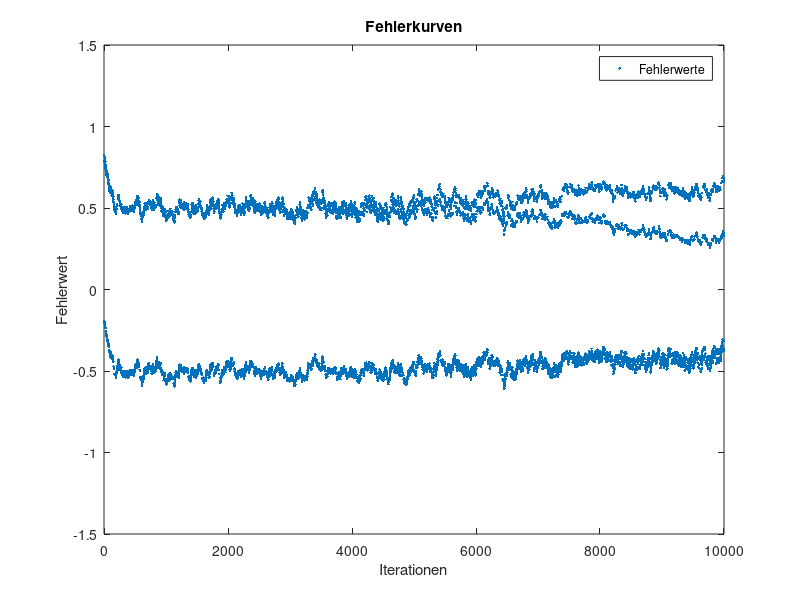
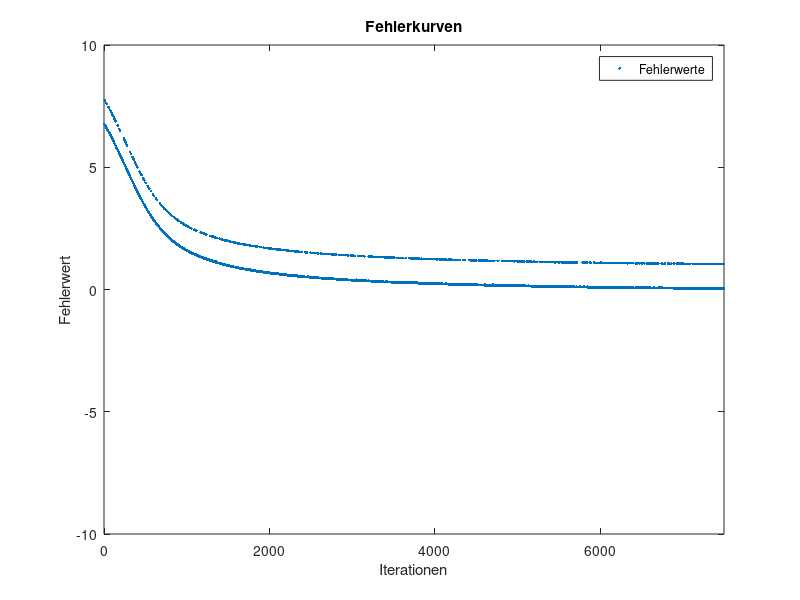
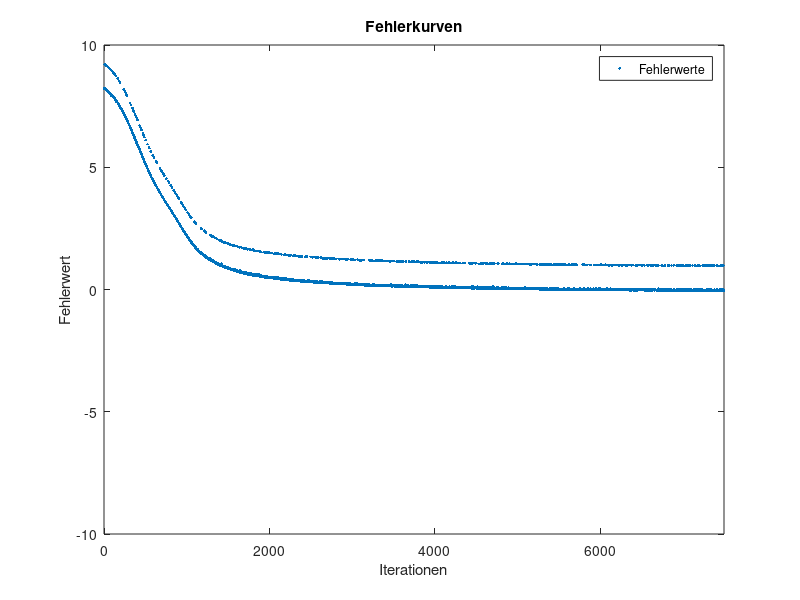
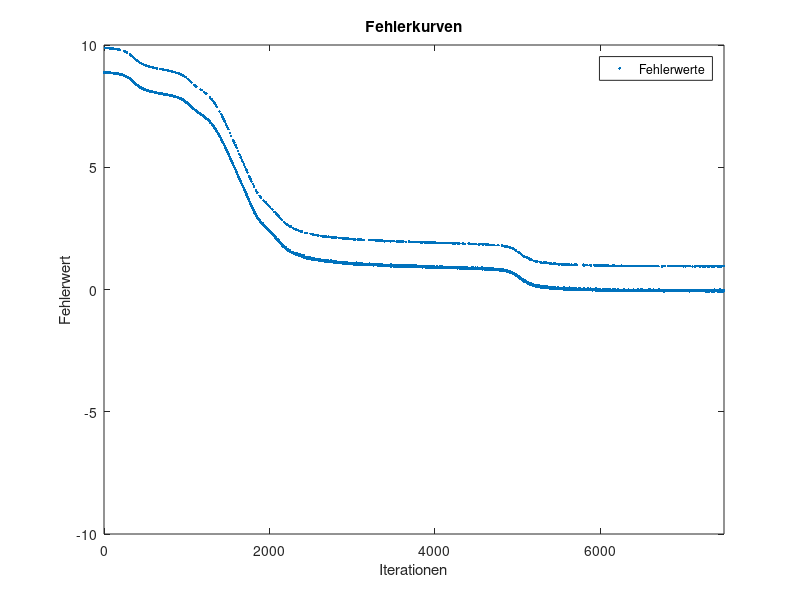

Write the MATLAB code that produced these figures, in order.
% clean up
clear all
close all
clc

% load data
Training  = load('pendigits-training.txt');
Testing   = load('pendigits-testing.txt');

% Labels
labelsTraining = Training(:,17);
labelsTesting  = Testing(:,17);

% center training data
for index1 = 1:length(Training)
   for index2 = 1:16
      cTraining(index1,index2) = Training(index1,index2) / max(Training(index1,1:16));
   end
end

% center test data
for index1 = 1:length(Testing)
   for index2 = 1:16
      cTesting(index1,index2) = Testing(index1,index2) / max(Testing(index1,1:16));
   end
end

%%% Aufgabe 1 - XOR-Netzwerk mit Backpropagation trainieren %%%
W1_init    = rand(3,2);                     % random weights 3x2 from input to layer 1
W2_init    = rand(3,1);                     % random weights 3x1 from layer 1 to layer 2
LTD        = [1 1 0; 1 0 1; 0 1 1; 0 0 0];  % labeled training data
L          = [0; 1; 1; 0];                  % labels
ATD        = [1 1 1; 1 0 1; 0 1 1; 0 0 1];  % augmented data without labels
E1         = [];                            % error history for plot
e1         = 1;                             % just for e != 0

% set initial values
W1         = W1_init;
W2         = W2_init;
alpha      = 0.1;                          % learning rate
eq1        = 0.0001;                        % error quality

% learning
for runs=1:10000
    random             = randi(4);
    L0                 = ATD(random,:);
    label              = L(random,:);
        
    % forward pass
    % layer 1
    t                  = L0 * W1;
    perceptron1_layer1 = 1.0 / (1.0 + exp(-t(:,1)));
    perceptron2_layer1 = 1.0 / (1.0 + exp(-t(:,2)));
    out_layer1         = [perceptron1_layer1, perceptron2_layer1];
    
    % layer 2
    t                  = [perceptron1_layer1, perceptron2_layer1, 1]*W2;
    perceptron1_layer2 = 1.0 / (1.0 + exp(-t));
    out_layer2         = perceptron1_layer2;
    
    % error calculation
    e1                 = perceptron1_layer2 - label;
    E1                 = horzcat(E1,e1);
    
    % backward pass
    t1                 = L0 * W1;
    s11                = (1.0 / (1+exp(-t1(:,1))))*(1-(1 / (1+exp(-t1(:,1)))));
    s12                = (1.0 / (1+exp(-t1(:,2))))*(1-(1 / (1+exp(-t1(:,2)))));
    D1                 = [s11, 0; 0, s12];
    
    t2                 = [out_layer1, 1] * W2;
    s2                 = (1 / (1+exp(-t2)))*(1-(1 / (1+exp(-t2))));
    D2                 = s2;
    
    W2_                = W2(1:2,:);
    dW1                = -alpha*D1*W2_*D2*e1'*L0;
    dW2                = -alpha*D2*e1'*[out_layer1, 1];
    W1                 = W1 + dW1';
    W2                 = W2 + dW2';

end

needed_iterations = length(E1);

% plot
figure('NumberTitle','off','Name','Aufgabe 1');
plot(E1, '.')
title('Fehlerkurven');
xlabel('Iterationen');
ylabel('Fehlerwert');
axis([-0.1 needed_iterations -1.5 1.5]);
legend('Fehlerwerte');

% gelernte Gewichte:
W1
%      6.2294    4.2282
%      6.2397    4.2218
%     -2.7229   -6.4831

W2
%      8.6958
%     -9.4197
%     -3.9711



%%% Aufgabe 2 - Handgeschriebene Zahlen klasssifizieren %%%

LTD        = horzcat(cTraining,labelsTraining);  % labeled training data
ATD        = horzcat(cTraining,ones(7494,1));    % augmented data without labels

LTDtest    = horzcat(cTesting,labelsTesting);  % labeled test data
ATDtest    = horzcat(cTesting,ones(3498,1));   % augmented data without labels
predictedClassk2 = [];
predictedClassk4 = [];
predictedClassk8 = [];
predictedClassk10 = [];

% k = 2, Training
E2         = [];           % error history for plot
e2         = 1;            % just for e != 0

% set initial values
W1         = rand(17,2);   % random weights 17x2 from layer 0 to layer 1
W2         = rand(3,10);   % random weights 3x10 from layer 1 to layer 2
alpha      = 0.01;         % learning rate
eq2        = 0.0001;       % error quality


for runs = 1:length(ATD)
    
    L0                = ATD(runs,:);
    label             = labelsTraining(runs);
        
    % forward pass
    % layer 1
    t                   = L0 * W1;
    perceptron01_layer1 = 1 / (1 + exp(-t(:,1)));
    perceptron02_layer1 = 1 / (1 + exp(-t(:,2)));
    
    out_layer1         = [perceptron01_layer1,perceptron02_layer1];
    
    % layer 2
    t                  = [out_layer1, 1]*W2;
    perceptron01_layer2 = 1 / (1 + exp(-t(1)));
    perceptron02_layer2 = 1 / (1 + exp(-t(2)));
    perceptron03_layer2 = 1 / (1 + exp(-t(3)));
    perceptron04_layer2 = 1 / (1 + exp(-t(4)));
    perceptron05_layer2 = 1 / (1 + exp(-t(5)));
    perceptron06_layer2 = 1 / (1 + exp(-t(6)));
    perceptron07_layer2 = 1 / (1 + exp(-t(7)));
    perceptron08_layer2 = 1 / (1 + exp(-t(8)));
    perceptron09_layer2 = 1 / (1 + exp(-t(9)));
    perceptron10_layer2 = 1 / (1 + exp(-t(10)));
    
    out_layer2         = [perceptron01_layer2,perceptron02_layer2,perceptron03_layer2,perceptron04_layer2,perceptron05_layer2,perceptron06_layer2,perceptron07_layer2,perceptron08_layer2,perceptron09_layer2,perceptron10_layer2];
    
    % error calculation
    labelVector = zeros(1,10);
    for labelIndex = 1:10
        if label == labelIndex
            labelVector(:,labelIndex) = 1;
        end
    end


    e2                 = out_layer2 - labelVector;
    E2                 = horzcat(E2,sum(e2));
    
    
    % backward pass
    t1                 = L0 * W1;
    s11                = (1 / (1+exp(-t1(:,1))))*(1-(1 / (1+exp(-t1(:,1)))));
    s12                = (1 / (1+exp(-t1(:,2))))*(1-(1 / (1+exp(-t1(:,2)))));
       
    D1                 = [s11,0;
                          0,s12];
    
    t2                 = [out_layer1, 1] * W2;
    s201               = (1 / (1+exp(-t2(1))))*(1-(1 / (1+exp(-t2(1)))));
    s202               = (1 / (1+exp(-t2(2))))*(1-(1 / (1+exp(-t2(2)))));
    s203               = (1 / (1+exp(-t2(3))))*(1-(1 / (1+exp(-t2(3)))));
    s204               = (1 / (1+exp(-t2(4))))*(1-(1 / (1+exp(-t2(4)))));
    s205               = (1 / (1+exp(-t2(5))))*(1-(1 / (1+exp(-t2(5)))));
    s206               = (1 / (1+exp(-t2(6))))*(1-(1 / (1+exp(-t2(6)))));
    s207               = (1 / (1+exp(-t2(7))))*(1-(1 / (1+exp(-t2(7)))));
    s208               = (1 / (1+exp(-t2(8))))*(1-(1 / (1+exp(-t2(8)))));
    s209               = (1 / (1+exp(-t2(9))))*(1-(1 / (1+exp(-t2(9)))));
    s210               = (1 / (1+exp(-t2(10))))*(1-(1 / (1+exp(-t2(10)))));
    
    D2                 = [s201,0,0,0,0,0,0,0,0,0;
                          0,s202,0,0,0,0,0,0,0,0;
                          0,0,s203,0,0,0,0,0,0,0;
                          0,0,0,s204,0,0,0,0,0,0;
                          0,0,0,0,s205,0,0,0,0,0;
                          0,0,0,0,0,s206,0,0,0,0;
                          0,0,0,0,0,0,s207,0,0,0;
                          0,0,0,0,0,0,0,s208,0,0;
                          0,0,0,0,0,0,0,0,s209,0;
                          0,0,0,0,0,0,0,0,0,s210];
    
    W2_                = W2(1:2,:);
    dW1                = -alpha*D1*W2_*D2*e2'*L0;
    dW2                = -alpha*D2*e2'*[out_layer1, 1];
    W1                 = W1 + dW1';
    W2                 = W2 + dW2';

end

needed_iterations = length(E2);

% plot
figure('NumberTitle','off','Name','Aufgabe 2, k=2');
plot(E2, '.')
title('Fehlerkurven');
xlabel('Iterationen');
ylabel('Fehlerwert');
axis([-0.1 needed_iterations -10 10]);
legend('Fehlerwerte');


% k = 2, Testing

correctly_predicted = 0;
for runs = 1:length(ATDtest)
    
    L0                = ATDtest(runs,:);
    label             = labelsTesting(runs);
        
    % forward pass
    % layer 1
    t                   = L0 * W1;
    perceptron01_layer1 = 1 / (1 + exp(-t(:,1)));
    perceptron02_layer1 = 1 / (1 + exp(-t(:,2)));
    
    out_layer1         = [perceptron01_layer1,perceptron02_layer1];
    
    % layer 2
    t                  = [out_layer1, 1]*W2;
    perceptron01_layer2 = 1 / (1 + exp(-t(1)));
    perceptron02_layer2 = 1 / (1 + exp(-t(2)));
    perceptron03_layer2 = 1 / (1 + exp(-t(3)));
    perceptron04_layer2 = 1 / (1 + exp(-t(4)));
    perceptron05_layer2 = 1 / (1 + exp(-t(5)));
    perceptron06_layer2 = 1 / (1 + exp(-t(6)));
    perceptron07_layer2 = 1 / (1 + exp(-t(7)));
    perceptron08_layer2 = 1 / (1 + exp(-t(8)));
    perceptron09_layer2 = 1 / (1 + exp(-t(9)));
    perceptron10_layer2 = 1 / (1 + exp(-t(10)));
    
    out_layer2         = [perceptron01_layer2,perceptron02_layer2,perceptron03_layer2,perceptron04_layer2,perceptron05_layer2,perceptron06_layer2,perceptron07_layer2,perceptron08_layer2,perceptron09_layer2,perceptron10_layer2];
    
    % prediction calculation
    prediction = 999;  % initial value
    predictionVal = max(out_layer2);
    for index = 1:length(out_layer2)
        if out_layer2(1, index) == predictionVal
            prediction = index - 1;
        end
    end
    predictedClassk2 = vertcat(predictedClassk2, prediction);
    if prediction == label
        correctly_predicted = correctly_predicted + 1;
    end
end

confusionMatrix_k2 = confusionmat(labelsTesting, predictedClassk2)

klass_guete = correctly_predicted / size(ATDtest, 1)



% k = 4, Training
E4         = [];           % error history for plot
e4         = 1;            % just for e != 0

% set initial values
W1         = rand(17,4);   % random weights 17x2 from layer 0 to layer 1
W2         = rand(5,10);   % random weights 5x10 from layer 1 to layer 2
alpha      = 0.01;         % learning rate

for runs = 1:length(ATD)
    
    L0                = ATD(runs,:);
    label             = labelsTraining(runs);
        
    % forward pass
    % layer 1
    t                   = L0 * W1;
    perceptron01_layer1 = 1 / (1 + exp(-t(:,1)));
    perceptron02_layer1 = 1 / (1 + exp(-t(:,2)));
    perceptron03_layer1 = 1 / (1 + exp(-t(:,3)));
    perceptron04_layer1 = 1 / (1 + exp(-t(:,4)));
    
    out_layer1         = [perceptron01_layer1,perceptron02_layer1,perceptron03_layer1,perceptron04_layer1];
    
    % layer 2
    t                  = [out_layer1, 1]*W2;
    perceptron01_layer2 = 1 / (1 + exp(-t(1)));
    perceptron02_layer2 = 1 / (1 + exp(-t(2)));
    perceptron03_layer2 = 1 / (1 + exp(-t(3)));
    perceptron04_layer2 = 1 / (1 + exp(-t(4)));
    perceptron05_layer2 = 1 / (1 + exp(-t(5)));
    perceptron06_layer2 = 1 / (1 + exp(-t(6)));
    perceptron07_layer2 = 1 / (1 + exp(-t(7)));
    perceptron08_layer2 = 1 / (1 + exp(-t(8)));
    perceptron09_layer2 = 1 / (1 + exp(-t(9)));
    perceptron10_layer2 = 1 / (1 + exp(-t(10)));
    
    out_layer2         = [perceptron01_layer2,perceptron02_layer2,perceptron03_layer2,perceptron04_layer2,perceptron05_layer2,perceptron06_layer2,perceptron07_layer2,perceptron08_layer2,perceptron09_layer2,perceptron10_layer2];
    
    % error calculation
    labelVector = zeros(1,10);
    for labelIndex = 1:10
        if label == labelIndex
            labelVector(:,labelIndex) = 1;
        end
    end
    e4                 = out_layer2 - labelVector;
    E4                 = horzcat(E4,sum(e4));
    
    
    % backward pass
    t1                 = L0 * W1;
    s11                = (1 / (1+exp(-t1(:,1))))*(1-(1 / (1+exp(-t1(:,1)))));
    s12                = (1 / (1+exp(-t1(:,2))))*(1-(1 / (1+exp(-t1(:,2)))));
    s13                = (1 / (1+exp(-t1(:,3))))*(1-(1 / (1+exp(-t1(:,3)))));
    s14                = (1 / (1+exp(-t1(:,4))))*(1-(1 / (1+exp(-t1(:,4)))));
       
    D1                 = [s11,0,0,0;
                          0,s12,0,0;
                          0,0,s13,0;
                          0,0,0,s14];
    
    t2                 = [out_layer1, 1] * W2;
    s201               = (1 / (1+exp(-t2(1))))*(1-(1 / (1+exp(-t2(1)))));
    s202               = (1 / (1+exp(-t2(2))))*(1-(1 / (1+exp(-t2(2)))));
    s203               = (1 / (1+exp(-t2(3))))*(1-(1 / (1+exp(-t2(3)))));
    s204               = (1 / (1+exp(-t2(4))))*(1-(1 / (1+exp(-t2(4)))));
    s205               = (1 / (1+exp(-t2(5))))*(1-(1 / (1+exp(-t2(5)))));
    s206               = (1 / (1+exp(-t2(6))))*(1-(1 / (1+exp(-t2(6)))));
    s207               = (1 / (1+exp(-t2(7))))*(1-(1 / (1+exp(-t2(7)))));
    s208               = (1 / (1+exp(-t2(8))))*(1-(1 / (1+exp(-t2(8)))));
    s209               = (1 / (1+exp(-t2(9))))*(1-(1 / (1+exp(-t2(9)))));
    s210               = (1 / (1+exp(-t2(10))))*(1-(1 / (1+exp(-t2(10)))));
    
    D2                 = [s201,0,0,0,0,0,0,0,0,0;
                          0,s202,0,0,0,0,0,0,0,0;
                          0,0,s203,0,0,0,0,0,0,0;
                          0,0,0,s204,0,0,0,0,0,0;
                          0,0,0,0,s205,0,0,0,0,0;
                          0,0,0,0,0,s206,0,0,0,0;
                          0,0,0,0,0,0,s207,0,0,0;
                          0,0,0,0,0,0,0,s208,0,0;
                          0,0,0,0,0,0,0,0,s209,0;
                          0,0,0,0,0,0,0,0,0,s210];
    
    W2_                = W2(1:4,:);
    dW1                = -alpha*D1*W2_*D2*e4'*L0;
    dW2                = -alpha*D2*e4'*[out_layer1, 1];
    W1                 = W1 + dW1';
    W2                 = W2 + dW2';

end

needed_iterations = length(E4);

% plot
figure('NumberTitle','off','Name','Aufgabe 2, k=4');
plot(E4, '.')
title('Fehlerkurven');
xlabel('Iterationen');
ylabel('Fehlerwert');
axis([-0.1 needed_iterations -10 10]);
legend('Fehlerwerte');


% k = 4, Testing

correctly_predicted = 0;
for runs = 1:length(ATDtest)
    
    L0                = ATDtest(runs,:);
    label             = labelsTesting(runs);
        
    % forward pass
    % layer 1
    t                   = L0 * W1;
    perceptron01_layer1 = 1 / (1 + exp(-t(:,1)));
    perceptron02_layer1 = 1 / (1 + exp(-t(:,2)));
    perceptron03_layer1 = 1 / (1 + exp(-t(:,3)));
    perceptron04_layer1 = 1 / (1 + exp(-t(:,4)));
    
    out_layer1         = [perceptron01_layer1,perceptron02_layer1,perceptron03_layer1,perceptron04_layer1];
    
    % layer 2
    t                  = [out_layer1, 1]*W2;
    perceptron01_layer2 = 1 / (1 + exp(-t(1)));
    perceptron02_layer2 = 1 / (1 + exp(-t(2)));
    perceptron03_layer2 = 1 / (1 + exp(-t(3)));
    perceptron04_layer2 = 1 / (1 + exp(-t(4)));
    perceptron05_layer2 = 1 / (1 + exp(-t(5)));
    perceptron06_layer2 = 1 / (1 + exp(-t(6)));
    perceptron07_layer2 = 1 / (1 + exp(-t(7)));
    perceptron08_layer2 = 1 / (1 + exp(-t(8)));
    perceptron09_layer2 = 1 / (1 + exp(-t(9)));
    perceptron10_layer2 = 1 / (1 + exp(-t(10)));
    
    out_layer2         = [perceptron01_layer2,perceptron02_layer2,perceptron03_layer2,perceptron04_layer2,perceptron05_layer2,perceptron06_layer2,perceptron07_layer2,perceptron08_layer2,perceptron09_layer2,perceptron10_layer2];
    
    % prediction calculation
    prediction = 999;  % initial value
    predictionVal = max(out_layer2);
    for index = 1:length(out_layer2)
        if out_layer2(1, index) == predictionVal
            prediction = index - 1;
        end
    end
    predictedClassk4 = vertcat(predictedClassk4, prediction);
    if prediction == label
        correctly_predicted = correctly_predicted + 1;
    end
end

confusionMatrix_k4 = confusionmat(labelsTesting, predictedClassk4)

klass_guete = correctly_predicted / size(ATDtest, 1)





% k = 8, Training
E8         = [];           % error history for plot
e8         = 1;            % just for e != 0

% set initial values
W1         = rand(17,8);   % random weights 17x2 from layer 0 to layer 1
W2         = rand(9,10);   % random weights 3x10 from layer 1 to layer 2
alpha      = 0.01;         % learning rate

for runs = 1:length(ATD)
    
    L0     = ATD(runs,:);
    label  = labelsTraining(runs);
        
    % forward pass
    % layer 1
    t                   = L0 * W1;
    perceptron01_layer1 = 1 / (1 + exp(-t(:,1)));
    perceptron02_layer1 = 1 / (1 + exp(-t(:,2)));
    perceptron03_layer1 = 1 / (1 + exp(-t(:,3)));
    perceptron04_layer1 = 1 / (1 + exp(-t(:,4)));
    perceptron05_layer1 = 1 / (1 + exp(-t(:,5)));
    perceptron06_layer1 = 1 / (1 + exp(-t(:,6)));
    perceptron07_layer1 = 1 / (1 + exp(-t(:,7)));
    perceptron08_layer1 = 1 / (1 + exp(-t(:,8)));
    
    out_layer1         = [perceptron01_layer1,perceptron02_layer1,perceptron03_layer1,perceptron04_layer1,perceptron05_layer1,perceptron06_layer1,perceptron07_layer1,perceptron08_layer1];
    
    % layer 2
    t                  = [out_layer1, 1]*W2;
    perceptron01_layer2 = 1 / (1 + exp(-t(1)));
    perceptron02_layer2 = 1 / (1 + exp(-t(2)));
    perceptron03_layer2 = 1 / (1 + exp(-t(3)));
    perceptron04_layer2 = 1 / (1 + exp(-t(4)));
    perceptron05_layer2 = 1 / (1 + exp(-t(5)));
    perceptron06_layer2 = 1 / (1 + exp(-t(6)));
    perceptron07_layer2 = 1 / (1 + exp(-t(7)));
    perceptron08_layer2 = 1 / (1 + exp(-t(8)));
    perceptron09_layer2 = 1 / (1 + exp(-t(9)));
    perceptron10_layer2 = 1 / (1 + exp(-t(10)));
    
    out_layer2         = [perceptron01_layer2,perceptron02_layer2,perceptron03_layer2,perceptron04_layer2,perceptron05_layer2,perceptron06_layer2,perceptron07_layer2,perceptron08_layer2,perceptron09_layer2,perceptron10_layer2];
    
    % error calculation
    labelVector = zeros(1,10);
    for labelIndex = 1:10
        if label == labelIndex
            labelVector(:,labelIndex) = 1;
        end
    end

    e8                 = out_layer2 - labelVector;
    E8                 = horzcat(E8,sum(e8));    
    
    % backward pass
    t1                 = L0 * W1;
    s11                = (1 / (1+exp(-t1(:,1))))*(1-(1 / (1+exp(-t1(:,1)))));
    s12                = (1 / (1+exp(-t1(:,2))))*(1-(1 / (1+exp(-t1(:,2)))));
    s13                = (1 / (1+exp(-t1(:,3))))*(1-(1 / (1+exp(-t1(:,3)))));
    s14                = (1 / (1+exp(-t1(:,4))))*(1-(1 / (1+exp(-t1(:,4)))));
    s15                = (1 / (1+exp(-t1(:,5))))*(1-(1 / (1+exp(-t1(:,5)))));
    s16                = (1 / (1+exp(-t1(:,6))))*(1-(1 / (1+exp(-t1(:,6)))));
    s17                = (1 / (1+exp(-t1(:,7))))*(1-(1 / (1+exp(-t1(:,7)))));
    s18                = (1 / (1+exp(-t1(:,8))))*(1-(1 / (1+exp(-t1(:,8)))));
       
    D1                 = [s11,0,0,0,0,0,0,0;
                          0,s12,0,0,0,0,0,0;
                          0,0,s13,0,0,0,0,0;
                          0,0,0,s14,0,0,0,0;
                          0,0,0,0,s15,0,0,0;
                          0,0,0,0,0,s16,0,0;
                          0,0,0,0,0,0,s17,0;
                          0,0,0,0,0,0,0,s18];
    
    t2                 = [out_layer1, 1] * W2;
    s201               = (1 / (1+exp(-t2(1))))*(1-(1 / (1+exp(-t2(1)))));
    s202               = (1 / (1+exp(-t2(2))))*(1-(1 / (1+exp(-t2(2)))));
    s203               = (1 / (1+exp(-t2(3))))*(1-(1 / (1+exp(-t2(3)))));
    s204               = (1 / (1+exp(-t2(4))))*(1-(1 / (1+exp(-t2(4)))));
    s205               = (1 / (1+exp(-t2(5))))*(1-(1 / (1+exp(-t2(5)))));
    s206               = (1 / (1+exp(-t2(6))))*(1-(1 / (1+exp(-t2(6)))));
    s207               = (1 / (1+exp(-t2(7))))*(1-(1 / (1+exp(-t2(7)))));
    s208               = (1 / (1+exp(-t2(8))))*(1-(1 / (1+exp(-t2(8)))));
    s209               = (1 / (1+exp(-t2(9))))*(1-(1 / (1+exp(-t2(9)))));
    s210               = (1 / (1+exp(-t2(10))))*(1-(1 / (1+exp(-t2(10)))));
    
    D2                 = [s201,0,0,0,0,0,0,0,0,0;
                          0,s202,0,0,0,0,0,0,0,0;
                          0,0,s203,0,0,0,0,0,0,0;
                          0,0,0,s204,0,0,0,0,0,0;
                          0,0,0,0,s205,0,0,0,0,0;
                          0,0,0,0,0,s206,0,0,0,0;
                          0,0,0,0,0,0,s207,0,0,0;
                          0,0,0,0,0,0,0,s208,0,0;
                          0,0,0,0,0,0,0,0,s209,0;
                          0,0,0,0,0,0,0,0,0,s210];
    
    W2_                = W2(1:8,:);
    dW1                = -alpha*D1*W2_*D2*e8'*L0;
    dW2                = -alpha*D2*e8'*[out_layer1, 1];
    W1                 = W1 + dW1';
    W2                 = W2 + dW2';

end

needed_iterations = length(E8);

% plot
figure('NumberTitle','off','Name','Aufgabe 2, k=8');
plot(E8, '.')
title('Fehlerkurven');
xlabel('Iterationen');
ylabel('Fehlerwert');
axis([-0.1 needed_iterations -10 10]);
legend('Fehlerwerte');


% k = 8, Testing

correctly_predicted = 0;
for runs = 1:length(ATDtest)
    
    L0     = ATDtest(runs,:);
    label  = labelsTesting(runs);
        
    % forward pass
    % layer 1
    t                   = L0 * W1;
    perceptron01_layer1 = 1 / (1 + exp(-t(:,1)));
    perceptron02_layer1 = 1 / (1 + exp(-t(:,2)));
    perceptron03_layer1 = 1 / (1 + exp(-t(:,3)));
    perceptron04_layer1 = 1 / (1 + exp(-t(:,4)));
    perceptron05_layer1 = 1 / (1 + exp(-t(:,5)));
    perceptron06_layer1 = 1 / (1 + exp(-t(:,6)));
    perceptron07_layer1 = 1 / (1 + exp(-t(:,7)));
    perceptron08_layer1 = 1 / (1 + exp(-t(:,8)));
    
    out_layer1         = [perceptron01_layer1,perceptron02_layer1,perceptron03_layer1,perceptron04_layer1,perceptron05_layer1,perceptron06_layer1,perceptron07_layer1,perceptron08_layer1];
    
    % layer 2
    t                  = [out_layer1, 1]*W2;
    perceptron01_layer2 = 1 / (1 + exp(-t(1)));
    perceptron02_layer2 = 1 / (1 + exp(-t(2)));
    perceptron03_layer2 = 1 / (1 + exp(-t(3)));
    perceptron04_layer2 = 1 / (1 + exp(-t(4)));
    perceptron05_layer2 = 1 / (1 + exp(-t(5)));
    perceptron06_layer2 = 1 / (1 + exp(-t(6)));
    perceptron07_layer2 = 1 / (1 + exp(-t(7)));
    perceptron08_layer2 = 1 / (1 + exp(-t(8)));
    perceptron09_layer2 = 1 / (1 + exp(-t(9)));
    perceptron10_layer2 = 1 / (1 + exp(-t(10)));
    
    out_layer2         = [perceptron01_layer2,perceptron02_layer2,perceptron03_layer2,perceptron04_layer2,perceptron05_layer2,perceptron06_layer2,perceptron07_layer2,perceptron08_layer2,perceptron09_layer2,perceptron10_layer2];
    
    % prediction calculation
    prediction = 999;  % initial value
    predictionVal = max(out_layer2);
    for index = 1:length(out_layer2)
        if out_layer2(1, index) == predictionVal
            prediction = index - 1;
        end
    end
    predictedClassk8 = vertcat(predictedClassk8, prediction);
    if prediction == label
        correctly_predicted = correctly_predicted + 1;
    end

end

confusionMatrix_k8 = confusionmat(labelsTesting, predictedClassk8)

klass_guete = correctly_predicted / size(ATDtest, 1)



% k = 10, Training
E10        = [];           % error history for plot
e10        = 1;            % just for e != 0

% set initial values
W1         = rand(17,10);  % random weights 17x2 from layer 0 to layer 1
W2         = rand(11,10);  % random weights 3x10 from layer 1 to layer 2
alpha      = 0.01;         % learning rate

for runs = 1:length(ATD)
    
    L0                = ATD(runs,:);
    label             = labelsTraining(runs);
        
    % forward pass
    % layer 1
    t                   = L0 * W1;
    perceptron01_layer1 = 1 / (1 + exp(-t(:,1)));
    perceptron02_layer1 = 1 / (1 + exp(-t(:,2)));
    perceptron03_layer1 = 1 / (1 + exp(-t(:,3)));
    perceptron04_layer1 = 1 / (1 + exp(-t(:,4)));
    perceptron05_layer1 = 1 / (1 + exp(-t(:,5)));
    perceptron06_layer1 = 1 / (1 + exp(-t(:,6)));
    perceptron07_layer1 = 1 / (1 + exp(-t(:,7)));
    perceptron08_layer1 = 1 / (1 + exp(-t(:,8)));
    perceptron09_layer1 = 1 / (1 + exp(-t(:,9)));
    perceptron10_layer1 = 1 / (1 + exp(-t(:,10)));
    
    out_layer1         = [perceptron01_layer1,perceptron02_layer1,perceptron03_layer1,perceptron04_layer1,perceptron05_layer1,perceptron06_layer1,perceptron07_layer1,perceptron08_layer1,perceptron09_layer1,perceptron10_layer1];
    
    % layer 2
    t                  = [out_layer1, 1]*W2;
    perceptron01_layer2 = 1 / (1 + exp(-t(1)));
    perceptron02_layer2 = 1 / (1 + exp(-t(2)));
    perceptron03_layer2 = 1 / (1 + exp(-t(3)));
    perceptron04_layer2 = 1 / (1 + exp(-t(4)));
    perceptron05_layer2 = 1 / (1 + exp(-t(5)));
    perceptron06_layer2 = 1 / (1 + exp(-t(6)));
    perceptron07_layer2 = 1 / (1 + exp(-t(7)));
    perceptron08_layer2 = 1 / (1 + exp(-t(8)));
    perceptron09_layer2 = 1 / (1 + exp(-t(9)));
    perceptron10_layer2 = 1 / (1 + exp(-t(10)));
    
    out_layer2         = [perceptron01_layer2,perceptron02_layer2,perceptron03_layer2,perceptron04_layer2,perceptron05_layer2, perceptron06_layer2,perceptron07_layer2,perceptron08_layer2,perceptron09_layer2,perceptron10_layer2];
    
    % error calculation
    labelVector = zeros(1,10);
    for labelIndex = 1:10
        if label == labelIndex
            labelVector(:,labelIndex) = 1;
        end
    end
    e10                = out_layer2 - labelVector;
    E10                = horzcat(E10,sum(e10));
    
    % backward pass
    t1                 = L0 * W1;
    s101               = (1 / (1+exp(-t1(:,1))))*(1-(1 / (1+exp(-t1(:,1)))));
    s102               = (1 / (1+exp(-t1(:,2))))*(1-(1 / (1+exp(-t1(:,2)))));
    s103               = (1 / (1+exp(-t1(:,3))))*(1-(1 / (1+exp(-t1(:,3)))));
    s104               = (1 / (1+exp(-t1(:,4))))*(1-(1 / (1+exp(-t1(:,4)))));
    s105               = (1 / (1+exp(-t1(:,5))))*(1-(1 / (1+exp(-t1(:,5)))));
    s106               = (1 / (1+exp(-t1(:,6))))*(1-(1 / (1+exp(-t1(:,6)))));
    s107               = (1 / (1+exp(-t1(:,7))))*(1-(1 / (1+exp(-t1(:,7)))));
    s108               = (1 / (1+exp(-t1(:,8))))*(1-(1 / (1+exp(-t1(:,8)))));
    s109               = (1 / (1+exp(-t1(:,9))))*(1-(1 / (1+exp(-t1(:,9)))));
    s110               = (1 / (1+exp(-t1(:,10))))*(1-(1 / (1+exp(-t1(:,10)))));
       
    D1                 = [s101,0,0,0,0,0,0,0,0,0;
                          0,s102,0,0,0,0,0,0,0,0;
                          0,0,s103,0,0,0,0,0,0,0;
                          0,0,0,s104,0,0,0,0,0,0;
                          0,0,0,0,s105,0,0,0,0,0;
                          0,0,0,0,0,s106,0,0,0,0;
                          0,0,0,0,0,0,s107,0,0,0;
                          0,0,0,0,0,0,0,s108,0,0;
                          0,0,0,0,0,0,0,0,s109,0;
                          0,0,0,0,0,0,0,0,0,s110];
    
    t2                 = [out_layer1, 1] * W2;
    s201               = (1 / (1+exp(-t2(1))))*(1-(1 / (1+exp(-t2(1)))));
    s202               = (1 / (1+exp(-t2(2))))*(1-(1 / (1+exp(-t2(2)))));
    s203               = (1 / (1+exp(-t2(3))))*(1-(1 / (1+exp(-t2(3)))));
    s204               = (1 / (1+exp(-t2(4))))*(1-(1 / (1+exp(-t2(4)))));
    s205               = (1 / (1+exp(-t2(5))))*(1-(1 / (1+exp(-t2(5)))));
    s206               = (1 / (1+exp(-t2(6))))*(1-(1 / (1+exp(-t2(6)))));
    s207               = (1 / (1+exp(-t2(7))))*(1-(1 / (1+exp(-t2(7)))));
    s208               = (1 / (1+exp(-t2(8))))*(1-(1 / (1+exp(-t2(8)))));
    s209               = (1 / (1+exp(-t2(9))))*(1-(1 / (1+exp(-t2(9)))));
    s210               = (1 / (1+exp(-t2(10))))*(1-(1 / (1+exp(-t2(10)))));
    
    D2                 = [s201,0,0,0,0,0,0,0,0,0;
                          0,s202,0,0,0,0,0,0,0,0;
                          0,0,s203,0,0,0,0,0,0,0;
                          0,0,0,s204,0,0,0,0,0,0;
                          0,0,0,0,s205,0,0,0,0,0;
                          0,0,0,0,0,s206,0,0,0,0;
                          0,0,0,0,0,0,s207,0,0,0;
                          0,0,0,0,0,0,0,s208,0,0;
                          0,0,0,0,0,0,0,0,s209,0;
                          0,0,0,0,0,0,0,0,0,s210];
    
    W2_                = W2(1:10,:);
    dW1                = -alpha*D1*W2_*D2*e10'*L0;
    dW2                = -alpha*D2*e10'*[out_layer1, 1];
    W1                 = W1 + dW1';
    W2                 = W2 + dW2';

end

needed_iterations = length(E10);

% plot
figure('NumberTitle','off','Name','Aufgabe 2, k=10');
plot(E10, '.')
title('Fehlerkurven');
xlabel('Iterationen');
ylabel('Fehlerwert');
axis([-0.1 needed_iterations -10 10]);
legend('Fehlerwerte');


% k = 10, Testing
correctly_predicted = 0;
for runs = 1:length(ATDtest)
    
    L0                = ATDtest(runs,:);
    label             = labelsTesting(runs);
        
    % forward pass
    % layer 1
    t                   = L0 * W1;
    perceptron01_layer1 = 1 / (1 + exp(-t(:,1)));
    perceptron02_layer1 = 1 / (1 + exp(-t(:,2)));
    perceptron03_layer1 = 1 / (1 + exp(-t(:,3)));
    perceptron04_layer1 = 1 / (1 + exp(-t(:,4)));
    perceptron05_layer1 = 1 / (1 + exp(-t(:,5)));
    perceptron06_layer1 = 1 / (1 + exp(-t(:,6)));
    perceptron07_layer1 = 1 / (1 + exp(-t(:,7)));
    perceptron08_layer1 = 1 / (1 + exp(-t(:,8)));
    perceptron09_layer1 = 1 / (1 + exp(-t(:,9)));
    perceptron10_layer1 = 1 / (1 + exp(-t(:,10)));
    
    out_layer1         = [perceptron01_layer1,perceptron02_layer1,perceptron03_layer1,perceptron04_layer1,perceptron05_layer1,perceptron06_layer1,perceptron07_layer1,perceptron08_layer1,perceptron09_layer1,perceptron10_layer1];
    
    % layer 2
    t                  = [out_layer1, 1]*W2;
    perceptron01_layer2 = 1 / (1 + exp(-t(1)));
    perceptron02_layer2 = 1 / (1 + exp(-t(2)));
    perceptron03_layer2 = 1 / (1 + exp(-t(3)));
    perceptron04_layer2 = 1 / (1 + exp(-t(4)));
    perceptron05_layer2 = 1 / (1 + exp(-t(5)));
    perceptron06_layer2 = 1 / (1 + exp(-t(6)));
    perceptron07_layer2 = 1 / (1 + exp(-t(7)));
    perceptron08_layer2 = 1 / (1 + exp(-t(8)));
    perceptron09_layer2 = 1 / (1 + exp(-t(9)));
    perceptron10_layer2 = 1 / (1 + exp(-t(10)));
    
    out_layer2         = [perceptron01_layer2,perceptron02_layer2,perceptron03_layer2,perceptron04_layer2,perceptron05_layer2, perceptron06_layer2,perceptron07_layer2,perceptron08_layer2,perceptron09_layer2,perceptron10_layer2];
    
    % prediction calculation
    prediction = 999;  % initial value
    predictionVal = max(out_layer2);
    for index = 1:length(out_layer2)
        if out_layer2(1, index) == predictionVal
            prediction = index - 1;
        end
    end
    predictedClassk10 = vertcat(predictedClassk10, prediction);
    if prediction == label
        correctly_predicted = correctly_predicted + 1;
    end
end

confusionMatrix_k10 = confusionmat(labelsTesting, predictedClassk10)

klass_guete = correctly_predicted / size(ATDtest, 1)